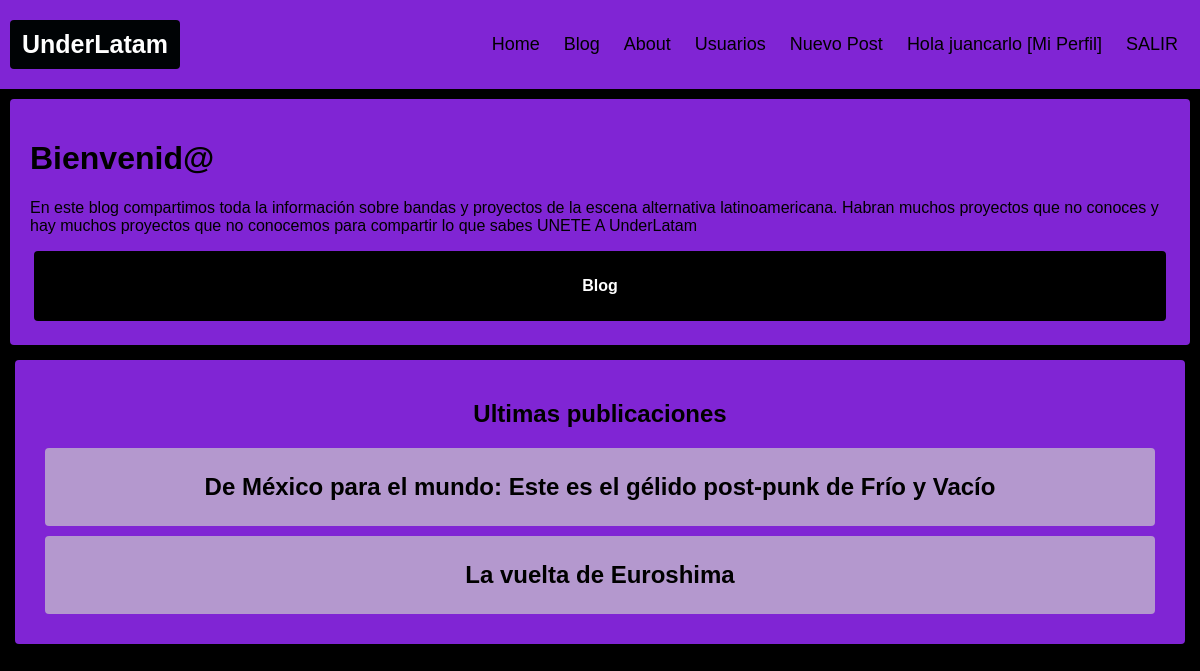
Screenshot of / (signed in) with the database file from the repository.
### blog/models.py (models this page shows, shortened)
class Post(models.Model):
    author = models.ForeignKey(settings.AUTH_USER_MODEL, on_delete=models.CASCADE)
    title = models.CharField(max_length=255)
    post_body = models.TextField()
    created_date = models.DateField(default=timezone.now)
    published_date = models.DateTimeField(blank=True, null=True)
    image_up = models.ImageField(upload_to='images/',)

### blog/views.py (the view)
# urls.py: path('', index, name='index'),
def index(request):
    posts = Post.objects.filter(published_date__lte=timezone.now()).order_by('-published_date')
    return render(request, 'blog/index.html', {'posts':posts})

### blog/templates/blog/index.html
{% extends 'blog/main.html' %}
{% load static %}
{% block changeContent %}
<div class="mainText">
<h1>Bienvenid@ </h1>
<p>
    En este blog compartimos toda la información sobre bandas y proyectos de la escena alternativa
    latinoamericana. Habran muchos proyectos que no conoces y hay muchos proyectos que no conocemos
    para compartir lo que sabes UNETE A UnderLatam
</p>
<div class="backButton"><a href=" {% url 'dash' %}"><h4>Blog</h4></a></div>
</div>
<div class="post">
    <div class="title">
        <h2>Ultimas publicaciones</h2>
    </div>
    {% for post in posts %}
    <div class="postElements">
        <h2><a href="{% url 'post_detail' pk=post.pk %}">{{ post.title }}</a></h2>
    </div>
    {% empty %}
    <h2>No hay publicaciones</h2>
    {% endfor %}
</div>
{% endblock %}

### blog/templates/blog/main.html (shortened to what this page needs)
<!DOCTYPE html>
<html lang="es">
<head>
    {% load static %}
    <link rel="stylesheet" href="{% static 'blog/css/styles.css' %}"/>
</head>
<body>
    <body>
        <div class="header">
          <a href="{% url 'index' %}" class="logo active">UnderLatam</a>
          <div class="header-right">
            <a href="{% url 'index' %}">Home</a>
            <a href="{% url 'dash' %}">Blog</a>
            <a href="{% url 'about' %}">About</a>
            {% if not request.user.is_authenticated %}
            <a href=" {% url 'login' %} ">Login</a>
            <a href=" {% url 'register' %} ">Registrate</a>
            {% else %}
            <a href=" {% url 'user_profiles' %}">Usuarios</a>
            <a href=" {% url 'new_post' %}">Nuevo Post</a>
            <a href=" {% url 'user_detail' user.id %} ">Hola {{user}} [Mi Perfil]</a>
            <a href="{% url 'logout' %}">SALIR</a>
            {% endif %}
          </div>
        </div>
    {% block changeContent %}
    {% endblock changeContent %}
</body>
</html>

### blog/static/blog/css/styles.css (style rules this page uses)
* { box-sizing: border-box; }
body { margin: 0; font-family: Arial, Helvetica, sans-serif; background-color: black; }
.header { overflow: hidden; background-color: #8025d4; padding: 20px 10px; }
.header a { float: left; color: black; text-align: center; padding: 12px; text-decoration: none; font-size: 18px; line-height: 25px; border-radius: 4px; }
.header a.logo { font-size: 25px; font-weight: bold; }
.header a.active { background-color: rgb(0, 3, 5); color: white; }
.header-right { float: right; }
.mainText { background-color: #8025d4; border-radius: 4px; padding: 20px; margin: 10px; }
.post { background-color: #8025d4; border-radius: 4px; padding: 20px; margin: 15px; }
.postElements { background-color: #b498ce; padding: 5px; margin: 10px; border-radius: 4px; font-family: Arial, Helvetica, sans-serif; text-align: center; }
a { text-decoration: none; color: black; }
.backButton { background-color: black; padding: 5px; margin: 4px; border-radius: 4px; }
.backButton a { color: white; text-align: center; }
.title { text-align: center; }

### rows the page displays
Post: title "De México para el mundo: Este es el gélido post-punk de Frío y Vacío"
Post: title "La vuelta de Euroshima"

### other values shown
{{ user }} "juancarlo"
